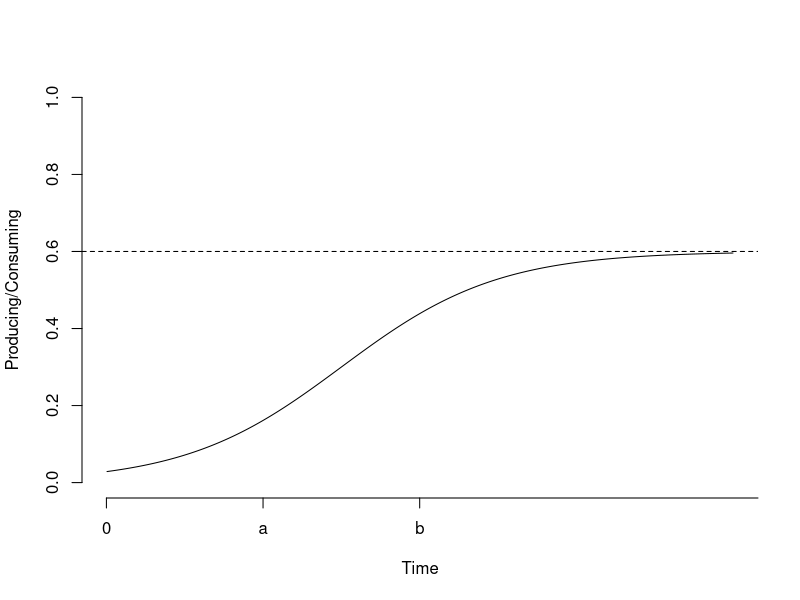

This figure's R source:
## ---- chunk 1
p = 1/2
x = 1:1000 / 250
y = 0.6/ (1 + exp((1.5-x)*2))
plot(x, y, type = "l", xlab = "Time", ylab = "Producing/Consuming", 
     ylim = c(0, 1), axes = F)
axis(2)
axis(1, at = c(0, 1, 2, 1000), labels = c("0", "a", "b", "c"))
abline(h = 0.6, lty = 2)
